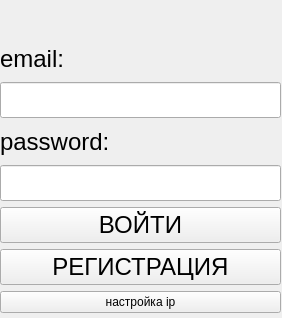
<?xml version="1.0" encoding="UTF-8"?>
<ui version="4.0">
 <class>Form</class>
 <widget class="QWidget" name="Form">
  <property name="geometry">
   <rect>
    <x>0</x>
    <y>0</y>
    <width>282</width>
    <height>318</height>
   </rect>
  </property>
  <property name="windowTitle">
   <string>Form</string>
  </property>
  <widget class="QWidget" name="gridLayoutWidget">
   <property name="geometry">
    <rect>
     <x>0</x>
     <y>0</y>
     <width>281</width>
     <height>313</height>
    </rect>
   </property>
   <layout class="QGridLayout" name="gridLayout">
    <item row="0" column="0">
     <layout class="QVBoxLayout" name="verticalLayout">
      <item>
       <widget class="QLabel" name="label_3">
        <property name="text">
         <string/>
        </property>
       </widget>
      </item>
      <item>
       <widget class="QLabel" name="label">
        <property name="font">
         <font>
          <pointsize>18</pointsize>
         </font>
        </property>
        <property name="text">
         <string>email:</string>
        </property>
       </widget>
      </item>
      <item>
       <widget class="QLineEdit" name="email">
        <property name="font">
         <font>
          <pointsize>18</pointsize>
         </font>
        </property>
       </widget>
      </item>
      <item>
       <widget class="QLabel" name="label_2">
        <property name="font">
         <font>
          <pointsize>18</pointsize>
         </font>
        </property>
        <property name="text">
         <string>password:</string>
        </property>
       </widget>
      </item>
      <item>
       <widget class="QLineEdit" name="password">
        <property name="font">
         <font>
          <pointsize>18</pointsize>
         </font>
        </property>
       </widget>
      </item>
      <item>
       <widget class="QPushButton" name="enter">
        <property name="font">
         <font>
          <pointsize>18</pointsize>
         </font>
        </property>
        <property name="text">
         <string>ВОЙТИ</string>
        </property>
       </widget>
      </item>
      <item>
       <widget class="QPushButton" name="registration">
        <property name="font">
         <font>
          <pointsize>18</pointsize>
         </font>
        </property>
        <property name="text">
         <string>РЕГИСТРАЦИЯ</string>
        </property>
       </widget>
      </item>
      <item>
       <widget class="QPushButton" name="setting_up_ip">
        <property name="text">
         <string>настройка ip</string>
        </property>
       </widget>
      </item>
     </layout>
    </item>
   </layout>
  </widget>
 </widget>
 <resources/>
 <connections/>
</ui>
